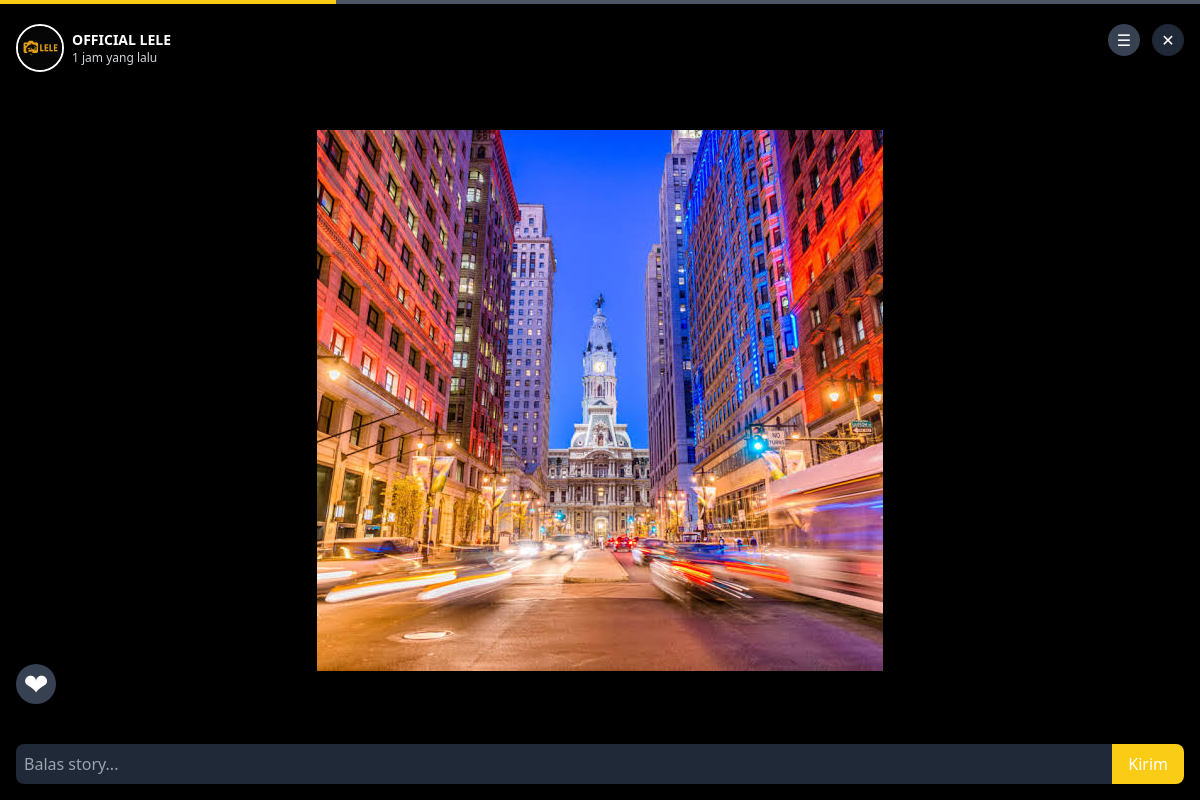
Page /story/view/1/0 (signed in) on the committed database.
### app/models.py (models this page shows, shortened)
class Story(db.Model):
    id = db.Column(db.Integer, primary_key=True)
    user_id = db.Column(db.Integer, db.ForeignKey('user.id'), nullable=False)
    image = db.Column(db.String(255), nullable=False)
    timestamp = db.Column(db.DateTime, default=datetime.utcnow)
    user = db.relationship('User', backref=db.backref('stories', lazy='dynamic', cascade="all, delete-orphan"))

class User(UserMixin, db.Model):
    id = db.Column(db.Integer, primary_key=True)
    name = db.Column(db.String(100), nullable=False, server_default="Pengguna")
    username = db.Column(db.String(64), unique=True)
    email = db.Column(db.String(120), unique=True)
    password = db.Column(db.String(128))
    role = db.Column(db.String(20), default="user")
    bio = db.Column(db.String(255), default="")
    gender = db.Column(db.String(10), default="unspecified")
    birthdate = db.Column(db.String(20), default="")
    photo = db.Column(db.String(255), default="default.jpg")
    is_verified = db.Column(db.Boolean, default=False)
    otp_code = db.Column(db.String(6))
    otp_expiry = db.Column(db.DateTime)
    posts = db.relationship("Post", backref="user", lazy=True)
    sent_messages = db.relationship(
        "ChatMessage",
        foreign_keys="ChatMessage.sender_id",
        backref="sender",
        lazy=True
    )
    received_messages = db.relationship(
        "ChatMessage",
        foreign_keys="ChatMessage.receiver_id",
        backref="receiver",
        lazy=True
    )
    followed = db.relationship(
        'User',
        secondary=followers,
        primaryjoin=(followers.c.follower_id == id),
        secondaryjoin=(followers.c.followed_id == id),
        backref=db.backref('followers', lazy='dynamic'),
        lazy='dynamic'
    )

### app/routes.py (the view)
@main.route('/story/view/<int:user_id>/<int:index>')
@login_required
def view_story(user_id, index):
    user = User.query.get_or_404(user_id)
    stories = Story.query.filter_by(user_id=user.id).order_by(Story.timestamp.asc()).all()
    if index >= len(stories):
        return redirect(url_for('main.home'))
    current_story = stories[index]
    liked = StoryLike.query.filter_by(story_id=current_story.id, user_id=current_user.id).first() is not None
    return render_template(
        'story_view.html',
        user=user,
        stories=stories,
        index=index,
        story=current_story,
        liked=liked
    )

### app/templates/story_view.html (shortened to what this page needs)
{% extends "base.html" %}
{% block content %}
<div class="story-fullscreen fixed inset-0 bg-black z-50 flex items-center justify-center">
    <div class="relative w-full h-full flex items-center justify-center">
        <img src="{{ url_for('static', filename='story_uploads/' + story.image) }}"
             alt="Story" class="max-h-full max-w-full object-contain">
        <div class="absolute top-6 left-4 flex items-center z-30">
            <img src="{{ url_for('static', filename='images/' ~ (user.photo if user.photo else 'default.jpg')) }}"
                 alt="Profile" class="w-12 h-12 rounded-full border-2 border-white mr-2">
            <div>
                <div class="text-white font-semibold text-sm">{{ user.name }}</div>
                <div class="text-gray-300 text-xs">{{ story.timestamp|time_ago }}</div>
            </div>
        </div>
        <div class="absolute top-6 right-4 z-20 flex items-center space-x-3">
            {% if story.user_id == current_user.id %}
            <button onclick="toggleDropdown()" class="w-8 h-8 flex items-center justify-center rounded-full bg-gray-700 text-white text-1xl shadow-lg">
                &#9776;
            </button>
            {% endif %}
            <a href="{{ url_for('main.home') }}" class="w-8 h-8 flex items-center justify-center rounded-full bg-gray-800 text-white text-1xl shadow-lg">
                &#10005;
            </a>
        </div>
        <div class="absolute bottom-24 left-4 z-20">
            {% if liked %}
            <span class="w-10 h-10 flex items-center justify-center rounded-full bg-red-500 text-white text-3xl shadow-lg cursor-pointer"
                  onclick="toggleLike({{ story.id }})">&#10084;</span>
            {% else %}
            <span class="w-10 h-10 flex items-center justify-center rounded-full bg-gray-700 text-white text-3xl shadow-lg cursor-pointer"
                  onclick="toggleLike({{ story.id }})">&#10084;</span>
            {% endif %}
        </div>
        <div class="absolute bottom-4 left-0 right-0 px-4 z-20">
            <form method="POST" action="{{ url_for('main.reply_story', story_id=story.id) }}" class="flex">
                <input type="text" name="message" placeholder="Balas story..." class="flex-grow rounded-l-lg p-2 bg-gray-800 text-white" required>
                <button type="submit" class="bg-yellow-400 px-4 rounded-r-lg">Kirim</button>
            </form>
        </div>
    </div>
</div>
{% endblock %}

### app/static/css/style.css (style rules this page uses)
body { font-family: 'Segoe UI', Tahoma, Geneva, Verdana, sans-serif; background-color: #000; color: #fff; scroll-behavior: smooth; }
button { transition: background-color 0.2s ease, transform 0.2s ease; }
a { transition: color 0.2s ease; }

### rows in the picture
Story: image (picture), timestamp "1 jam yang lalu"
User: photo (picture), name "OFFICIAL LELE"
